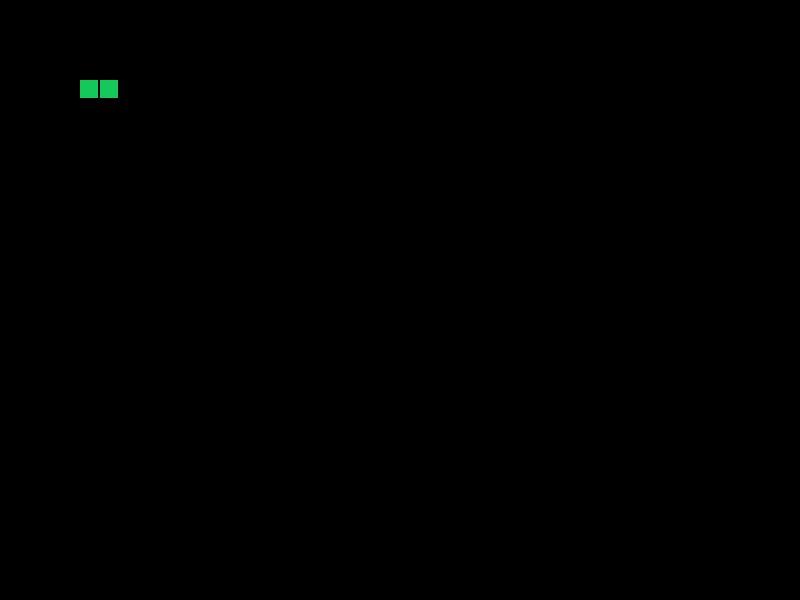
Frame 1 (no input)
Frame 60 (no input): identical to frame 1, image omitted
Frame 120 (the mouse pressed at the canvas centre since frame 60): identical to frame 1, image omitted

The p5.js sketch that drew this single still picture (run headless with seeded random() and noise() and a simulated clock; from frame 60 on, the mouse is pressed at the canvas centre):

// p5.js sketch
// ── sketch.js
//js with p5 library
//p5: https://p5js.org/

const blockSize = 20;

const width = 800 - (800 % blockSize);
const height = 600 - (600 % blockSize);

var snake;


function setup() {
    createCanvas(width, height);
    let p1 = createVector(4,4);
    let p2 = createVector(5,4);

    console.log(p1);
    snake = [p1 , p2];
}

function draw() {
    background(0);
    // for (let i = 0; i < height / blockSize; i++) {
    //     for (let j = 0; j < width / blockSize; j++) {
    //         noStroke();
    //         fill(20, 200, 90);
    //         drawSquare(j,i);
    //     }
    // }
    noStroke();
    fill(20, 200, 90);
    for (const index in snake) {
        let vector = snake[index];
        drawSquare(vector.x, vector.y);
    }
}

function drawSquare(x, y) {
    square(x * blockSize, y * blockSize, blockSize - 2);
}
